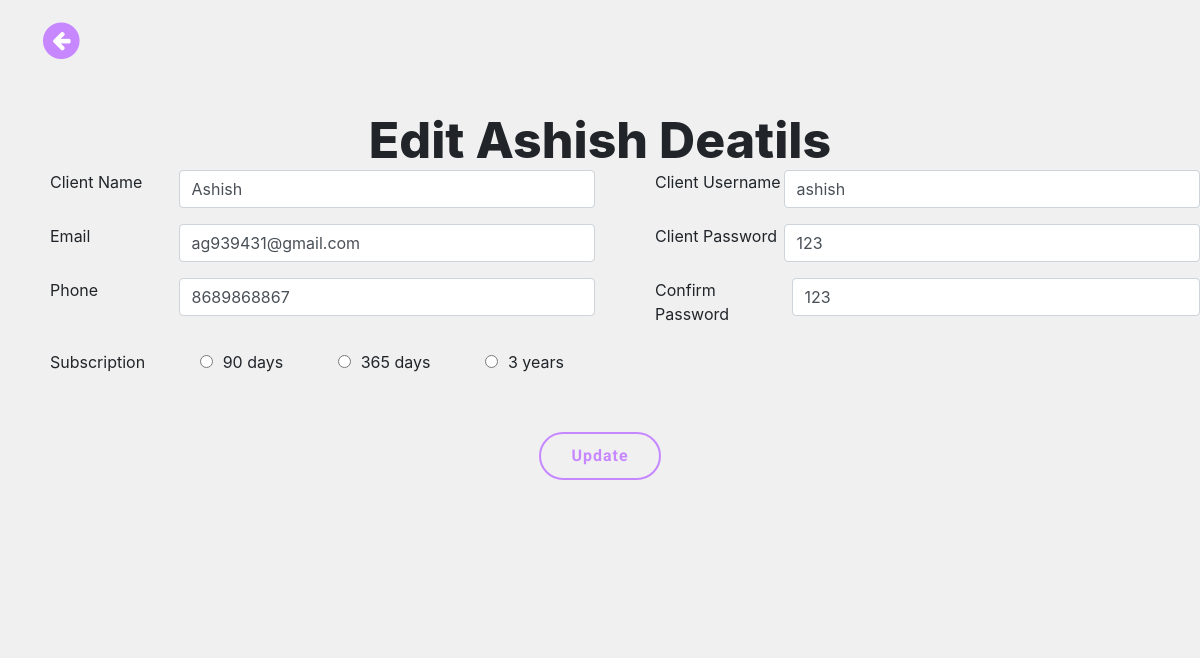
Page /admin/editclient.php?id=1 on the committed database.
### tables this page shows
CREATE TABLE `client` (
  `id` int(255) NOT NULL,
  `name` varchar(255) NOT NULL,
  `email` varchar(255) NOT NULL,
  `mobile` varchar(255) NOT NULL,
  `subscription` varchar(255) NOT NULL,
  `startdate` timestamp NOT NULL DEFAULT current_timestamp(),
  `username` varchar(255) NOT NULL,
  `password` varchar(255) NOT NULL,
  `message` varchar(255) NOT NULL,
  `status` varchar(255) NOT NULL
);

### admin/editclient.php (the view, shortened to what this page needs)
<!DOCTYPE html>
<html>
<head>
  <link rel="stylesheet" href="../style.css">
    <link rel="stylesheet" href="https://maxcdn.bootstrapcdn.com/bootstrap/4.4.1/css/bootstrap.min.css">
    <link rel="stylesheet" href="https://cdnjs.cloudflare.com/ajax/libs/font-awesome/4.7.0/css/font-awesome.css">
</head>
 <body>
  <a href="viewclient.php"><span class="fa-stack fa-lg"><i class="fa fa-circle fa-stack-2x"></i><i class="fa fa-arrow-left fa-stack-1x fa-inverse"></i></span></a>
 <form action="" method="POST" class="form2">
  <?php
  include "../connect.php";
  $ids= $_GET['id'];
  $showquery= "select * from client where id={$ids}";
  $showdata= mysqli_query($con,$showquery);
  $arrdata= mysqli_fetch_array($showdata);
      ?>
      <h1 class="form-heading">Edit <?php echo $arrdata['name'] ?> Deatils</h1>
        <div class="form-row">
          <div class="form-group col-md-6">
              <label for="inputEmail4">Client Name</label>
              <input type="text" class="form-control" name='name' value="<?php echo $arrdata['name'] ?>" >
          </div>
           <div class="form-group col-md-6">
              <label for="inputPassword4">Client Username</label>
              <input type="text" class="form-control" name="username" value="<?php echo $arrdata['username'] ?>">
           </div>
        </div>
        <div class="form-row">
          <div class="form-group col-md-6">
              <label for="inputAddress">Email</label>
              <input type="email" class="form-control" name="email" value="<?php echo $arrdata['email'] ?>" >
          </div>
          <div class="form-group col-md-6">
              <label for="inputAddress2">Client Password</label>
              <input type="text" class="form-control" name="password" value="<?php echo $arrdata['password'] ?>">
          </div>
        </div>
        <div class="form-row">
          <div class="form-group col-md-6">
            <label for="inputCity">Phone</label>
            <input type="text" class="form-control" name="phone" value="<?php echo $arrdata['mobile'] ?>">
          </div>
          <div class="form-group col-md-6">
            <label for="inputCity">Confirm Password</label>
            <input type="text" class="form-control" name="cpassword" value="<?php echo $arrdata['password'] ?>">
          </div>
        </div>
        <div class="form-group-radio">
          <label for="subscription">Subscription</label>
            <label class="radio-inline">
              <input type="radio" name="subscription" value='90'><span>90 days</span>
          </label>
          <label class="radio-inline">
              <input type="radio" name="subscription" value='365'><span>365 days</span>
          </label>
          <label class="radio-inline">
              <input type="radio" name="subscription" value='3'><span>3 years</span>
          </label>
              </div>
        <button type="submit" class="btn btn-login" name="update">Update</button>
    </form>
</body>
</html>

### style.css (style rules this page uses)
* { margin: 0; padding: 0; }
html { background: #f0f0f0; }
body { background: #f0f0f0; overflow-x: hidden; }
.fa-stack { position: absolute!important; top:20px; left:40px; font-size: 22px; color: #c788ff; transition: .4s; z-index: 999; }
.btn { padding: 17px 50px; text-decoration: none; color:whitesmoke; border:2px solid #c788ff; background: #c788ff; font-size: 22px; font-weight: bold; border-radius: 4px; transition:.4s; letter-spacing: 1px; font-family: 'Roboto', sans-serif; }
.form-heading { margin:40px 0 0 0; font-size: 50px; text-align: center; font-weight: 800; background: #f0f0f0; }
.form2 { padding:70px 0 100px 0; background: #f0f0f0; }
.form2 .form-group { display: flex; }
.form2 .form-group label { margin-left: 50px; }
.form2 .form-group input { margin-left:auto; width:70%; }
.form2 .form-group-radio label { margin-left: 50px; }
.form2 .form-group-radio span { margin-left: 10px; }
.form2 .btn-login { display: block; margin:50px auto; padding:10px 30px; border-radius: 24px; border:2px solid #c788ff; outline: none; color: #c788ff; font-weight: 700; transition: .3s; }

### rows in the picture
client: name "Ashish", username "ashish", email "ag939431@gmail.com", password "123", phone "8689868867", cpassword "123"
